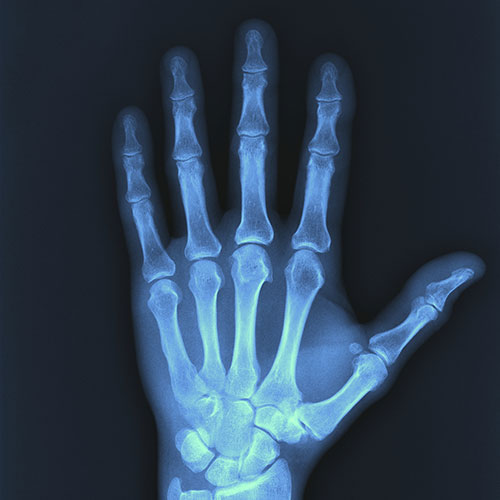
#> input picture week 4/x-ray.jpg, 500 x 500 px
$ python gau.py
#> lines starting #> are read from the running program, lines starting #| are printed output that depends on the picture
# -*- coding: utf-8 -*-
"""
Created on Sat Mar 12 08:41:13 2022

@author: ngomi
"""

import numpy as np
import scipy.stats as st
import cv2 as cv
from scipy.ndimage import convolve
import matplotlib.pyplot as plt

x = 1
def gkern(kernlen=21, nsig=3):
    """Returns a 2D Gaussian kernel."""
    s = round((kernlen - 1) / 2)
    x = np.linspace(-s, s, kernlen)
    kern1d = np.diff(st.norm.cdf(x))
    kern2d = np.outer(kern1d, kern1d)
    return kern2d/kern2d.sum()
"""
x = np.linspace(-1.5, 1.5, 51+1)
kern1d = np.diff(st.norm.cdf(x))
"""

matrix = gkern(51, 1)
img = cv.imread("x-ray.jpg", cv.IMREAD_GRAYSCALE)
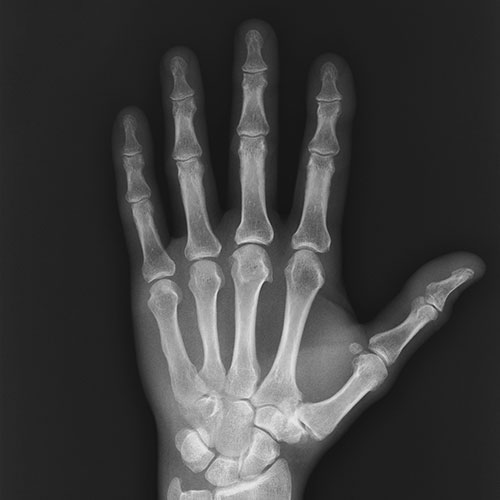
#> img: shape (500, 500); min 17, max 240, mean 61.7

a1 = np.array(img)
a2 = np.array(matrix)
imgResult = convolve(a1, a2)

plt.imshow(img, cmap='gray')
plt.show()
plt.imshow(imgResult, cmap='gray')
plt.show()
